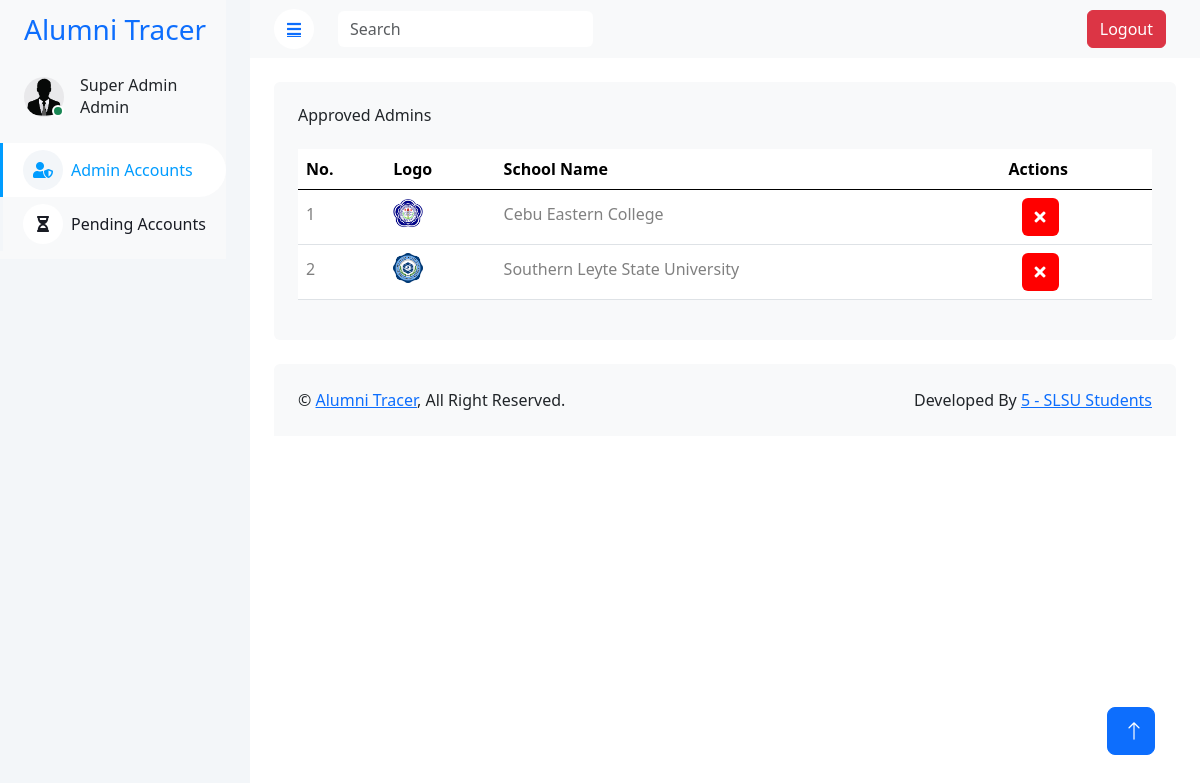
The app's page /SuperAdmin/superAdmin.php with its own data.
### tables this page shows
CREATE TABLE `e_schools` (
  `id` int(11) NOT NULL,
  `school_name` varchar(255) NOT NULL,
  `logo` varchar(255) NOT NULL,
  `confirm_status` varchar(255) NOT NULL
);

### SuperAdmin/superAdmin.php (the view, shortened to what this page needs)
<?php
    include("../connection/conn.php");
?>
<!DOCTYPE html>
<html lang="en">
<head>
    <link href="https://cdnjs.cloudflare.com/ajax/libs/font-awesome/5.10.0/css/all.min.css" rel="stylesheet">
    <link href="https://cdn.jsdelivr.net/npm/bootstrap-icons@1.4.1/font/bootstrap-icons.css" rel="stylesheet">
    <link href="../template/lib/owlcarousel/assets/owl.carousel.min.css" rel="stylesheet">
    <link href="lib../template/lib/tempusdominus/css/tempusdominus-bootstrap-4.min.css" rel="stylesheet" />
    <link href="../template/css/bootstrap.min.css" rel="stylesheet">
    <link href="../template/css/style.css" rel="stylesheet">
    <link href="https://cdn.jsdelivr.net/npm/bootstrap@5.3.3/dist/css/bootstrap.min.css" rel="stylesheet">
</head>
<body>
    <div class="container-xxl position-relative bg-white d-flex p-0">
        <div class="sidebar pe-4 pb-3">
            <nav class="navbar bg-light navbar-light">
                <a href="index.html" class="navbar-brand mx-4 mb-3">
                    <h3 class="text-primary"></i>Alumni Tracer</h3>
                </a>
                <div class="d-flex align-items-center ms-4 mb-4">
                    <div class="position-relative">
                        <img class="rounded-circle" src="pictures/default.jpg" alt="" style="width: 40px; height: 40px;">
                        <div class="bg-success rounded-circle border border-2 border-white position-absolute end-0 bottom-0 p-1"></div>
                    </div>
                    <div class="ms-3">
                        <h6 class="mb-0">Super Admin</h6>
                        <span>Admin</span>
                    </div>
                </div>
                <div class="navbar-nav w-100">
                    <a href="superAdmin.php" class="nav-item nav-link active"><i class="fa fa-user-shield me-2"></i>Admin Accounts</a>
                    <a href="pendingAdmin.php" class="nav-item nav-link"><i class="fa fa-hourglass-half me-2"></i>Pending Accounts</a>
                </div>
            </nav>
        </div>
        <div class="content">
            <nav class="navbar navbar-expand bg-light navbar-light sticky-top px-4 py-0">
                <a href="#" class="sidebar-toggler flex-shrink-0">
                    <i class="fa fa-bars"></i>
                </a>
                <form class="d-none d-md-flex ms-4">
                <input id="searchInput" class="form-control border-0" type="search" placeholder="Search">
                </form>
                <div class="navbar-nav align-items-center ms-auto">
                    <div class="nav-item dropdown">
                            <a href="../index.php" class = "btn btn-danger" style = "margin: 10px;">Logout</a>
                    </div>
                </div>
            </nav>
            <div class="container-fluid pt-4 px-4">
                <div class="row g-4">
                    <div class="col-12">
                        <div class="bg-light rounded h-100 p-4">
                            <h6 class="mb-4">Approved Admins</h6>
                            <div class="table-responsive">
                           <table class="table">
                                    <thead>
                                        <tr>
                                            <th scope="col">No.</th>
                                            <th scope="col">Logo</th>
                                            <th scope="col">School Name</th>
                                            <th scope="col">Actions</th>
                                        </tr>
                                    </thead>
                                    <tbody id="schoolTableBody">
                                            <?php
                                                $sqlGetSchool = "SELECT * FROM e_schools WHERE confirm_status = 'Approved'";
                                                $queryGetSchool = mysqli_query($conn, $sqlGetSchool);
                                                $number = 0;
                                                while ($getData = mysqli_fetch_assoc($queryGetSchool)) {
                                                    $number++;
                                                    $uniqueModalId = "modal" . $getData['id'];
                                            ?>
                                            <tr class="school-row">
                                                <th scope="row"><h6 style="color: grey; margin-top: 7px;"><?php echo $number; ?></h6></th>
                                                <td><img src="<?php echo $getData['logo']; ?>" alt="school logo" style="width: 30px; height: 30px;"></td>
                                                <td class="school-name"><h6 style="color: grey; margin-top: 7px;"><?php echo $getData['school_name']; ?></h6></td>
                                                <td>
                                                    <div>
                                                        <button type="button" class="btn" style="background-color: red; color: white; margin-left: 13px;" data-bs-toggle="modal" data-bs-target="#<?php echo $uniqueModalId; ?>">
                                                            <i class="fa fa-times"></i>
                                                        </button>
                                                    </div>
                                                </td>
                                            </tr>
                                            <?php
                                                }
                                            ?>
                                        </tbody>
                                </table>
                            </div>
                        </div>
                    </div>
                </div>
            </div>
            <div class="container-fluid pt-4 px-4">
                <div class="bg-light rounded-top p-4">
                    <div class="row">
                        <div class="col-12 col-sm-6 text-center text-sm-start">
                            &copy; <a href="../index.php">Alumni Tracer</a>, All Right Reserved.
                        </div>
                        <div class="col-12 col-sm-6 text-center text-sm-end">
                            Developed By <a href="#">5 - SLSU Students</a>
                        </div>
                    </div>
                </div>
            </div>
        </div>
        <a href="#" class="btn btn-lg btn-primary btn-lg-square back-to-top"><i class="bi bi-arrow-up"></i></a>
    </div>
</body>
</html>

### template/css/style.css (style rules this page uses)
:root { --primary: #009CFF; --light: #F3F6F9; --dark: #191C24; }
.back-to-top { position: fixed; display: none; right: 45px; bottom: 45px; z-index: 99; }
.btn { transition: .5s; }
.btn.btn-primary { color: #FFFFFF; }
.btn-lg-square { width: 48px; height: 48px; }
.btn-square, .btn-sm-square, .btn-lg-square { padding: 0; display: inline-flex; align-items: center; justify-content: center; font-weight: normal; border-radius: 50px; }
.sidebar { position: fixed; top: 0; left: 0; bottom: 0; width: 250px; height: 100vh; overflow-y: auto; background: var(--light); transition: 0.5s; z-index: 999; }
.content { margin-left: 250px; min-height: 100vh; background: #FFFFFF; transition: 0.5s; }
@media (min-width: 992px) { .sidebar { margin-left: 0; } }
@media (min-width: 992px) { .content { width: calc(100% - 250px); } }
.sidebar .navbar .navbar-nav .nav-link { padding: 7px 20px; color: var(--dark); font-weight: 500; border-left: 3px solid var(--light); border-radius: 0 30px 30px 0; outline: none; }
.sidebar .navbar .navbar-nav .nav-link:hover, .sidebar .navbar .navbar-nav .nav-link.active { color: var(--primary); background: #FFFFFF; border-color: var(--primary); }
.sidebar .navbar .navbar-nav .nav-link i { width: 40px; height: 40px; display: inline-flex; align-items: center; justify-content: center; background: #FFFFFF; border-radius: 40px; }
.sidebar .navbar .navbar-nav .nav-link:hover i, .sidebar .navbar .navbar-nav .nav-link.active i { background: var(--light); }
.content .navbar .sidebar-toggler, .content .navbar .navbar-nav .nav-link i { width: 40px; height: 40px; display: inline-flex; align-items: center; justify-content: center; background: #FFFFFF; border-radius: 40px; }

### records on screen
e_schools: logo (picture), school_name "Cebu Eastern College"
e_schools: logo (picture), school_name "Southern Leyte State University"
